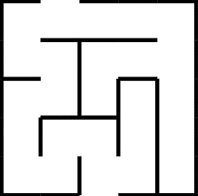
#> input picture Code/test1.png, 198 x 196 px, given in place of Maze1.mp4, which was not available
$ python RealTimeVideoStreaming.py
#> lines starting #> are read from the running program, lines starting #| are printed output that depends on the picture; after the words box and inside, x2 and y2 are one past the last pixel; in counts of white or black regions, pixels touching at a corner belong together; pictures that were not available may be replaced by others from this repository, and a replacement may not be noted
# [13 lines of commented-out code are left out]
from PIL import Image
import sys
import numpy as np
import cv2
import operator

def pre_process_image(img, skip_dilate=False):
    proc = cv2.GaussianBlur(img.copy(), (9, 9), 0)
    proc = cv2.adaptiveThreshold(proc, 255, cv2.ADAPTIVE_THRESH_GAUSSIAN_C, cv2.THRESH_BINARY, 11, 2)
    proc = cv2.bitwise_not(proc, proc)

    if not skip_dilate:
        kernel = np.array([[0., 1., 0.], [1., 1., 1.], [0., 1., 0.]],np.uint8)
        proc = cv2.dilate(proc, kernel)
    return proc

def find_corners_of_largest_polygon(img):
	"""Finds the 4 extreme corners of the largest contour in the image."""
	contours, h = cv2.findContours(img.copy(), cv2.RETR_EXTERNAL, cv2.CHAIN_APPROX_SIMPLE)  # Find contours
	contours = sorted(contours, key=cv2.contourArea, reverse=True)  # Sort by area, descending
	polygon = contours[0]  # Largest image
	bottom_right, _ = max(enumerate([pt[0][0] + pt[0][1] for pt in polygon]), key=operator.itemgetter(1))
	top_left, _ = min(enumerate([pt[0][0] + pt[0][1] for pt in polygon]), key=operator.itemgetter(1))
	bottom_left, _ = min(enumerate([pt[0][0] - pt[0][1] for pt in polygon]), key=operator.itemgetter(1))
	top_right, _ = max(enumerate([pt[0][0] - pt[0][1] for pt in polygon]), key=operator.itemgetter(1))

	# Return an array of all 4 points using the indices
	# Each point is in its own array of one coordinate
	return [polygon[top_left][0], polygon[top_right][0], polygon[bottom_right][0], polygon[bottom_left][0]]

def show_image(img,points):
	"""Shows an image until any key is pressed"""
	cv2.imwrite('crop.png',img)

    #cv2.imshow('image', img)  # Display the image
	# cv2.waitKey(0)  # Wait for any key to be pressed (with the image window active)
	# cv2.destroyAllWindows()  # Close all windows

def display_points(in_img, points, radius=5, colour=(0, 0, 255)):
	img = in_img.copy()

	# Dynamically change to a colour image if necessary
	if len(colour) == 3:
		if len(img.shape) == 2:
			img = cv2.cvtColor(img, cv2.COLOR_GRAY2BGR)
		elif img.shape[2] == 1:

			img = cv2.cvtColor(img, cv2.COLOR_GRAY2BGR)

	for point in points:
		img = cv2.circle(img, tuple(int(x) for x in point), radius, colour, -1)
	show_image(img,points)
	return img

def distance_between(p1, p2):
	"""Returns the scalar distance between two points"""
	a = p2[0] - p1[0]
	b = p2[1] - p1[1]
	return np.sqrt((a ** 2) + (b ** 2))


def crop_and_warp(img, crop_rect):
	"""Crops and warps a rectangular section from an image into a square of similar size."""

	# Rectangle described by top left, top right, bottom right and bottom left points
	top_left, top_right, bottom_right, bottom_left = crop_rect[0], crop_rect[1], crop_rect[2], crop_rect[3]

	# Explicitly set the data type to float32 or `getPerspectiveTransform` will throw an error
	src = np.array([top_left, top_right, bottom_right, bottom_left], dtype='float32')

	# Get the longest side in the rectangle
	side = max([
		distance_between(bottom_right, top_right),
		distance_between(top_left, bottom_left),
		distance_between(bottom_right, bottom_left),
		distance_between(top_left, top_right)
	])

	# Describe a square with side of the calculated length, this is the new perspective we want to warp to
	dst = np.array([[0, 0], [side - 1, 0], [side - 1, side - 1], [0, side - 1]], dtype='float32')

	# Gets the transformation matrix for skewing the image to fit a square by comparing the 4 before and after points
	m = cv2.getPerspectiveTransform(src, dst)

	# Performs the transformation on the original image
	return cv2.warpPerspective(img, m, (int(side), int(side)))

def show_digits(digits, colour=255):
	"""Shows list of 81 extracted digits in a grid format"""
	rows = []
	with_border = [cv2.copyMakeBorder(img.copy(), 1, 1, 1, 1, cv2.BORDER_CONSTANT, None, colour) for img in digits]
	for i in range(9):
		row = np.concatenate(with_border[i * 9:((i + 1) * 9)], axis=1)
		rows.append(row)
	show_image(np.concatenate(rows))

# ===========================================================================================================================================

camera_port=0
cap = cv2.VideoCapture('Maze1.mp4')
img_array = []
while True:
    ret,img=cap.read()
#> img is the input picture: shape (196, 198, 3); min 0, max 255, mean 223.3
    try:
        if not img:
            print("no im")
            break
        else:
            cv2.imwrite('input.png',img)
    except:
        cv2.imwrite('input.png',img)
        pass
    img = cv2.imread('input.png',cv2.IMREAD_GRAYSCALE)
#> img: shape (196, 198); min 0, max 255, mean 223.3
    final = img
    # =======================================================
    try:

        processed = pre_process_image(img)
#> in pre_process_image, `proc = cv2.adaptiveThreshold(proc, 255, cv2.ADAPTIVE_THRESH_GAUSSIAN_C..`:
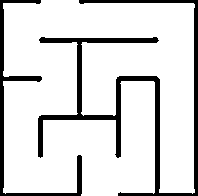
#> proc: shape (196, 198); 85.8% white; 2 black regions, box (x1, y1, x2, y2) and area: (38, 0, 198, 196) 4013, (0, 0, 82, 196) 1483
#> in pre_process_image, `proc = cv2.dilate(proc, kernel)`: proc: shape (196, 198); 19.1% white; 2 white regions
        corners = find_corners_of_largest_polygon(processed)
#> in find_corners_of_largest_polygon, `contours, h = cv2.findContours(img.copy(), cv2.RETR_EXTERNAL, cv2.CHAI..`: contours = 2 contours; box (x1, y1, x2, y2) and area: (37, 0, 198, 196) 4540, (0, 0, 83, 196) 1555; h = [[1, -1, -1, -1], [-1, 0, -1, -1]]
#> in find_corners_of_largest_polygon, `polygon = contours[0]`: polygon = contour of 105 points, box (x1, y1, x2, y2) (37, 0, 198, 196), area 4540
#> in find_corners_of_largest_polygon, `bottom_right, _ = max(enumerate([pt[0][0] + pt[0][1] for pt in polygon..`: bottom_right = 103
#> in find_corners_of_largest_polygon, `top_left, _ = min(enumerate([pt[0][0] + pt[0][1] for pt in polygon]), ..`: top_left = 49
#> in find_corners_of_largest_polygon, `bottom_left, _ = min(enumerate([pt[0][0] - pt[0][1] for pt in polygon]..`: bottom_left = 69
#> in find_corners_of_largest_polygon, `top_right, _ = max(enumerate([pt[0][0] - pt[0][1] for pt in polygon]),..`: top_right = 104
#> corners = [[41, 36], [197, 0], [197, 195], [37, 156]]
        display_points(processed, corners)
#> in display_points, `img = cv2.cvtColor(img, cv2.COLOR_GRAY2BGR)`: img: shape (196, 198, 3); 19.1% white; 2 white regions, box (x1, y1, x2, y2) and area: (37, 0, 198, 196) 5456, (0, 0, 83, 196) 1941
#> the loop in display_points, `for point in points:` made 4 passes
#> pass 1, in display_points, `img = cv2.circle(img, tuple(int(x) for x in point), radius, colour, -1)`:
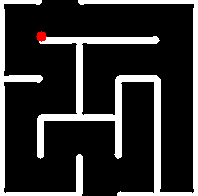
#> img: shape (196, 198, 3); mean B, G, R 48.4, 48.4, 48.9
#> after the loop in display_points, `for point in points:`:
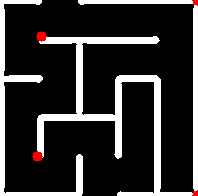
#> img: shape (196, 198, 3); mean B, G, R 47.8, 47.8, 49.2
        corners = np.array(corners)
        crop = cv2.imread('crop.png')

        cropped = crop_and_warp(crop, corners)
#> in crop_and_warp, `top_left, top_right, bottom_right, bottom_left = crop_rect[0], crop_re..`: top_left = [41, 36]; top_right = [197, 0]; bottom_right = [197, 195]; bottom_left = [37, 156]
#> in crop_and_warp, `src = np.array([top_left, top_right, bottom_right, bottom_left], dtype..`: src = [[41, 36], [197, 0], [197, 195], [37, 156]]
#> in distance_between, `a = p2[0] - p1[0]`: a = 0
#> in distance_between, `b = p2[1] - p1[1]`: b = -195
#> in crop_and_warp, `side = max([ distance_between(bottom_right, top_right), distance_betwe..`: side = 195
#> in crop_and_warp, `dst = np.array([[0, 0], [side - 1, 0], [side - 1, side - 1], [0, side ..`: dst = [[0, 0], [194, 0], [194, 194], [0, 194]]
#> in crop_and_warp, `m = cv2.getPerspectiveTransform(src, dst)`: m = [[2.45, 0.0818, -103.5], [0.468, 2.03, -92.26], [0.00486, 0.000422, 1]]
        cv2.imwrite('cropped.png',cropped)
        # cv2.imshow('cropped image', cropped)
        # cv2.waitKey(0)

        cropped = cv2.imread('cropped.png')
        cropped = cropped[5:-5,5:-5]

        cv2.imwrite('padding_crop.png',cropped)

        cropped = Image.open('padding_crop.png').convert('L')
#> cropped: PIL image 185x185 L
        w1,h1 = cropped.size
#> w1 = 185; h1 = 185
        cropped = cropped.resize((w1+500,h1+500))
#> cropped: PIL image 685x685 L
        cropped = cropped.point(lambda p: p > 128 and True)
#> cropped: PIL image 685x685 L; values 0 (black) and 1 (white), 17.2% white; 3 white regions, box (x1, y1, x2, y2) and area: (0, 0, 592, 685) 78861, (228, 638, 266, 685) 1596, (0, 231, 5, 249) 79

        # cv2.imshow('cropped image padding', cropped)
        # cv2.waitKey(0)
        cv2.destroyAllWindows()
        crop_width, crop_height = cropped.size
#> crop_width = 685; crop_height = 685
        p1 = 0

        for r in range(crop_width):
            if p1 != 0:
                break
            for c in range(crop_height):
                o = r,c
                val = cropped.getpixel(o)
                # print(val)
                if val == 1:
                    p1, p2 = r, c
                    print(val,p1,p2)
                    break
        cropped = cv2.imread('cropped.png')
        cropped = cropped[12:-12,12:-12]
#> cropped: shape (171, 171, 3)
        maze = cropped
        # cv2.imshow('Maze Input', maze)
        cv2.imwrite('maze.png',maze)
        # cv2.waitKey(0)
        # maze = cropped[p1-10:p1+520, p2-10:p2+510]
        # print(maze.shape)

        for r in range(w1-24):
            for c in range(h1-24):
                if sum(maze[r,c]) == 765:
                    maze[r,c] = (0,0,0)
                else:
                    maze[r,c] = (255,255,255)
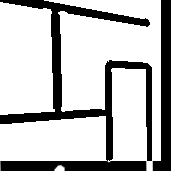
#> maze: shape (171, 171, 3); min 0, max 255, mean 189.7


        maze = cropped[3:-10,2:-7]
#> maze: shape (158, 162, 3); 82% white; 2 black regions, box (x1, y1, x2, y2) and area: (0, 0, 150, 158) 4126, (159, 0, 162, 158) 474
        # cv2.imshow('Maze Input', maze)
        cv2.imwrite('maze.png',maze)
        # cv2.waitKey(0)
        # cv2.destroyAllWindows()

        #====================================================================================================================

        from PIL import Image
        import sys
        import numpy as np
        import cv2

        image = cv2.imread('maze.png')
        image = cv2.resize(image,(255,255))
        b, g, red = cv2.split(image)

        h, w = b.shape
#> h = 255; w = 255
        image = Image.open('maze.png').convert('L')

        print(image.size)
#| (162, 158)
        image = image.resize((w,h))
#> image: PIL image 255x255 L
        w, h = image.size # get the dimenssions


        # set all white pixels to 1 and black to 0
        binary = image.point(lambda p: p > 128 and True)  # 0 is blocked and 1 is unblocked
#> binary: PIL image 255x255 L; values 0 (black) and 1 (white), 82% white; 2 black regions, box (x1, y1, x2, y2) and area: (0, 0, 236, 255) 10420, (250, 0, 255, 255) 1275

        # Resize the binary so that we can reduce lot of 0's and 1's to traverse - this value is hardcoded for now
        # we need to figure out a way to set w,h value without lossing information
        # binary = binary.resize((500,800),Image.NEAREST)
        w, h = binary.size

        # converting image to numpy array
        maze_input = np.array(binary)


        #==================================== Detecting Start and Stop Points for the Maze ===================================

        # Padding for neighbors
        maze_input = np.pad(maze_input, pad_width=5, mode='constant', constant_values=0)
#> maze_input: shape (265, 265); values 0 (black) and 1 (white), 75.9% white; 1 black region, box (x1, y1, x2, y2) and area: (0, 0, 265, 265) 16895
        b = np.pad(b, pad_width=5,mode='constant',constant_values=0)
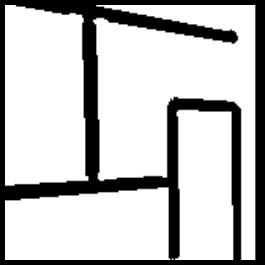
#> b: shape (265, 265); min 0, max 255, mean 193.7
        g = np.pad(g, pad_width=5,mode='constant',constant_values=0)
        red = np.pad(red, pad_width=5,mode='constant',constant_values=0)
        # print(b.shape,g.shape,r.shape)

        # To identify which has the opening and closing
        points = [maze_input[5],maze_input[h+4],maze_input[:,5],maze_input[:,w+4]]
        # points = [maze_input[0],maze_input[h-1],maze_input[:,0],maze_input[:,w-1]]

        res=[]
        point = 0

        for i in range(len(points)):
            count=0
            if(len(res)<2):
                point= np.sum(points[i])
                if(point!=0):
                    if(i<=1):
                        for j in range(len(points[i])):
                            if(i==0):
                                k=5
                            if(i==1):
                                k=h+4
                            if(maze_input[k][j]==0):
                                continue
                            if(maze_input[k][j]==1):
                                count+=1
                                if(count==int(point/2)):
                                    res.append((k,j))
                                    break
                    else:
                        for j in range(len(points[i])):
                            if(i==2):
                                k=5
                            if(i==3):
                                k=w+4
                            if(maze_input[j][k]==0):
                                continue
                            if(maze_input[j][k]==1):
                                count+=1
                                if(count==point/2):
                                    res.append((j,k))

            else:
                break
#> this loop made 3 passes
#> point on passes 1 to 2: 170, 238
#> after the loop, res = [(5, 169), (259, 123)]

        # Start and Stop Points
        start=res[0]
#> start = (5, 169)
        goal=res[1]
#> goal = (259, 123)

        print(start,goal)
#| (5, 169) (259, 123)
        #================================ Finding the shortest path to reach the Stop from Start ====================================

        def AStar(start, goal, neighbor_nodes, distance, cost_estimate):
            def reconstruct_path(came_from, current_node):
                path = []
                while current_node is not None:
                    path.append(current_node)
                    current_node = came_from[current_node]
                return list(reversed(path))

            g_score = {start: 0}
            f_score = {start: g_score[start] + cost_estimate(start, goal)}
            openset = {start}
            closedset = set()
            came_from = {start: None}

            while openset:
                current = min(openset, key=lambda x: f_score[x])
                if current == goal:
                    return reconstruct_path(came_from, goal)
                openset.remove(current)
                closedset.add(current)
                for neighbor in neighbor_nodes(current):
                    if neighbor in closedset:
                        continue
                    if neighbor not in openset:
                        openset.add(neighbor)
                    tentative_g_score = g_score[current] + distance(current, neighbor)
                    if tentative_g_score >= g_score.get(neighbor, float('inf')):
                        continue
                    came_from[neighbor] = current
                    g_score[neighbor] = tentative_g_score
                    f_score[neighbor] = tentative_g_score + cost_estimate(neighbor, goal)
            return []


        def is_blocked(p):
            x,y = p
            pixel = maze_input[x,y]
            if (pixel == 0):
                return True

        def von_neumann_neighbors(p):
            x, y = p
            neighbors = [(x-1, y), (x, y-1), (x+1, y), (x, y+1)]
            return [p for p in neighbors if not is_blocked(p)]

        def manhattan(p1, p2):
            return abs(p1[0]-p2[0]) + abs(p1[1]-p2[1])

        def squared_euclidean(p1, p2):
            return (p1[0]-p2[0])**2 + (p1[1]-p2[1])**2


        distance = squared_euclidean
        heuristic = squared_euclidean

        path = AStar(start, goal, von_neumann_neighbors, distance, heuristic)
#> in AStar, `g_score = {start: 0}`: g_score = {(5, 169): 0}
#> in AStar, `f_score = {start: g_score[start] + cost_estimate(start, goal)}`: f_score = {(5, 169): 66632}
#> in AStar, `openset = {start}`: openset = 1 item
#> the loop in AStar, `while openset:` made 20877 passes
#> current on passes 1 to 3: (5, 169), (6, 169), (7, 169)

        for position in path:
            x,y = position
            maze_input[x,y] = 9 # 9 represents the result
#> this loop made 0 passes


        # add the neighbours to the path to increase thickness
        ke = 5
        kernel = np.ones((ke, ke), np.uint8) * 9
        maze_input = cv2.dilate(maze_input, kernel, iterations=1)
#> maze_input: shape (265, 265); values 0 (black) and 1 (white), 84% white; 1 black region, box (x1, y1, x2, y2) and area: (0, 0, 265, 265) 11268


        result = np.zeros([h+4,w+4,3]) # an empty image

        # set the 0 and 1's to 3D values
        for r in range(h):
            for c in range(w):
                if maze_input[r,c] == 1:

                    result[r,c,:] = (255,255,255)
                    maze_input[r,c] = 255
                elif maze_input[r,c] == 0:
                    result[r,c,:] = (0,0,0)
                    maze_input[r,c] = 0
                elif maze_input[r,c] == 9:
                    result[r,c,:] = (0,0,0)
                    maze_input[r,c] = 0
#> result: shape (259, 259, 3) float64; 84.5% white; 1 black region, box (x1, y1, x2, y2) and area: (0, 0, 259, 259) 10373


        print(g.shape,b.shape,red.shape,maze_input.shape)
#| (265, 265) (265, 265) (265, 265) (265, 265)

        g = cv2.bitwise_and(g, g, mask=maze_input)
        b = cv2.bitwise_and(b, b, mask=maze_input)


        res = cv2.merge((b, g, red))
        res = res[5:-6, 5:-6]
#> res: shape (254, 254, 3)
        cv2.imwrite('SolvedMaze.jpg', res)
        res = cv2.imread('SolvedMaze.jpg')
#> res: shape (254, 254, 3); min 0, max 255, mean 209.9
        res = cv2.resize(res,(460,500))
#> res: shape (500, 460, 3)

        # cv2.waitKey(0)
        crop = cv2.imread('crop.png')
        crop = cv2.resize(crop,(270,500))

        final = cv2.imread("input.png")
        final = cv2.resize(final,(270,500))
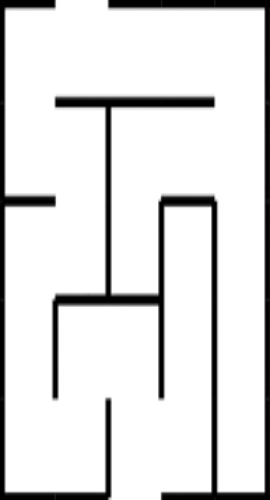
#> final: shape (500, 270, 3); min 0, max 255, mean 223.3
        print("shape",res.shape,final.shape,crop.shape)
#| shape (500, 460, 3) (500, 270, 3) (500, 270, 3)
        stacked = np.hstack((final,crop,res))
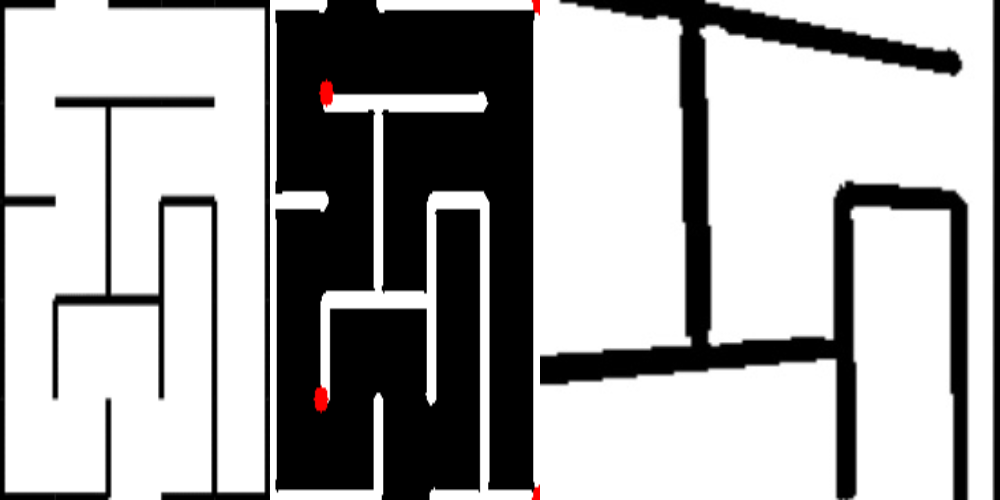
#> stacked: shape (500, 1000, 3); mean B, G, R 169.7, 169.7, 170.1

        # cv2.imshow('Real Time Maze Solver',stacked)
        img_array.append(stacked)
    except:
        pass


    key = cv2.waitKey(1)
#> (key Esc is pressed here)
    if key == 27:
        break


cap.release()
cv2.destroyAllWindows()
size = (1000,500)
out = cv2.VideoWriter('project.avi',cv2.VideoWriter_fourcc(*'DIVX'), 15, size)

for i in range(len(img_array)):
    out.write(img_array[i])
#> this loop made 1 pass
out.release()

$ run again, on Code/shapes.png
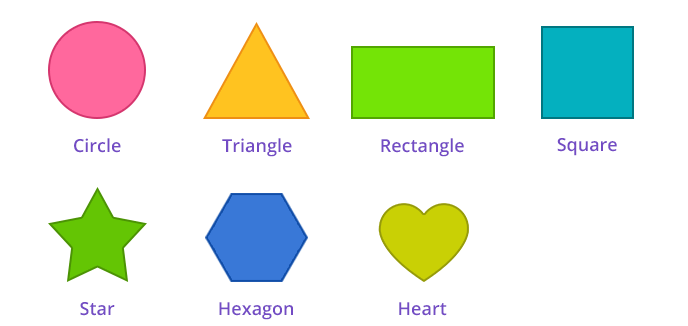
#> input picture Code/shapes.png, 688 x 326 px, given in place of Maze1.mp4, which was not available
#> img is the input picture: shape (326, 688, 3); mean B, G, R 219.8, 235.4, 226.8
#> in find_corners_of_largest_polygon, `contours, h = cv2.findContours(img.copy(), cv2.RETR_EXTERNAL, cv2.CHAI..`: contours = 16 contours; largest, box (x1, y1, x2, y2) and area: (349, 44, 497, 121) 10752, (539, 24, 636, 121) 8850, (47, 20, 147, 120) 7759, (204, 192, 309, 283) 7051, (202, 21, 311, 121) 5411; h = 16 rows, first 6: [1, -1, -1, -1], [2, 0, -1, -1], [3, 1, -1, -1], [4, 2, -1, -1], [5, 3, -1, -1], [6, 4, -1, -1]
#> polygon = contour of 24 points, box (x1, y1, x2, y2) (349, 44, 497, 121), area 10752
#> in find_corners_of_largest_polygon, `bottom_right, _ = max(enumerate([pt[0][0] + pt[0][1] for pt in polygon..`: bottom_right = 12
#> in find_corners_of_largest_polygon, `top_left, _ = min(enumerate([pt[0][0] + pt[0][1] for pt in polygon]), ..`: top_left = 0
#> in find_corners_of_largest_polygon, `bottom_left, _ = min(enumerate([pt[0][0] - pt[0][1] for pt in polygon]..`: bottom_left = 6
#> in find_corners_of_largest_polygon, `top_right, _ = max(enumerate([pt[0][0] - pt[0][1] for pt in polygon]),..`: top_right = 18
#> corners = [[352, 44], [496, 47], [493, 120], [349, 117]]
#> the loop in display_points, `for point in points:` made 4 passes
#> after the loop in display_points, `for point in points:`:
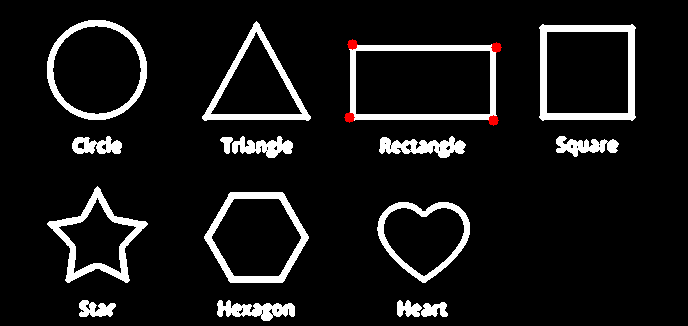
#> img: shape (326, 688, 3); mean B, G, R 22.1, 22.1, 22.4
#> in crop_and_warp, `top_left, top_right, bottom_right, bottom_left = crop_rect[0], crop_re..`: top_left = [352, 44]; top_right = [496, 47]; bottom_right = [493, 120]; bottom_left = [349, 117]
#> src = [[352, 44], [496, 47], [493, 120], [349, 117]]
#> a = 3
#> in distance_between, `b = p2[1] - p1[1]`: b = -73
#> side = 144
#> dst = [[0, 0], [143, 0], [143, 143], [0, 143]]
#> m = [[0.992, 0.0408, -351.1], [-0.0408, 1.96, -71.78], [-1.21e-18, -4.96e-20, 1]]
#| (111, 107)
#> binary: PIL image 255x255 L; values 0 (black) and 1 (white), 97.3% white; 1 black region, box (x1, y1, x2, y2) and area: (248, 0, 255, 255) 1785
#> the loop `for i in range(len(points)):` made 3 passes
#> point on passes 1 to 2: 248, 248
#> after the loop `for i in range(len(points)):`: res = [(5, 128), (259, 128)]
#> start = (5, 128)
#> goal = (259, 128)
#| (5, 128) (259, 128)
#> g_score = {(5, 128): 0}
#> f_score = {(5, 128): 64516}
#> openset = 1 item
#> the loop in AStar, `while openset:` made 255 passes
#> current on passes 1 to 3: (5, 128), (6, 128), (7, 128)
#> the loop `for position in path:` made 255 passes
#> position on passes 1 to 3: (5, 128), (6, 128), (7, 128)
#| (265, 265) (265, 265) (265, 265) (265, 265)
#| shape (500, 460, 3) (500, 270, 3) (500, 270, 3)
#> `stacked = np.hstack((final,crop,res))`:
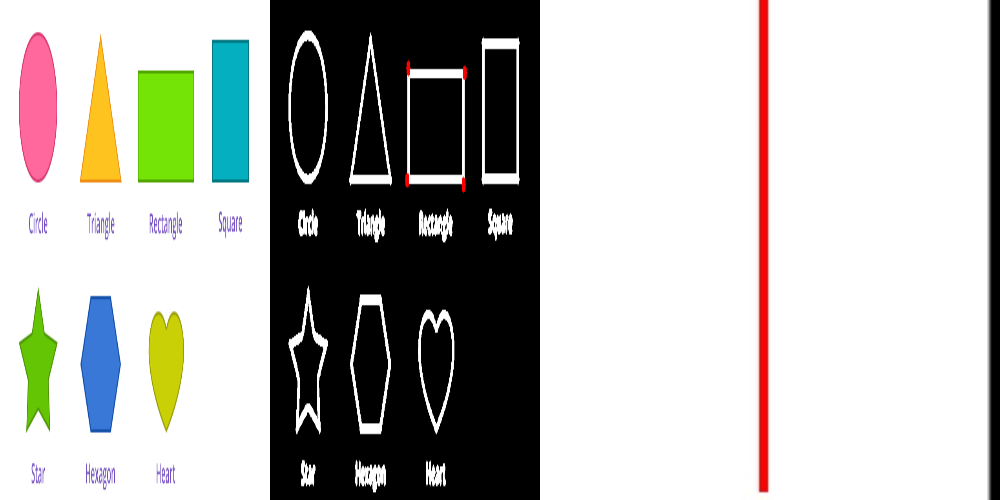
#> stacked: shape (500, 1000, 3); mean B, G, R 177.6, 181.9, 181.7
#> the loop `for i in range(len(img_array)):` made 1 pass
